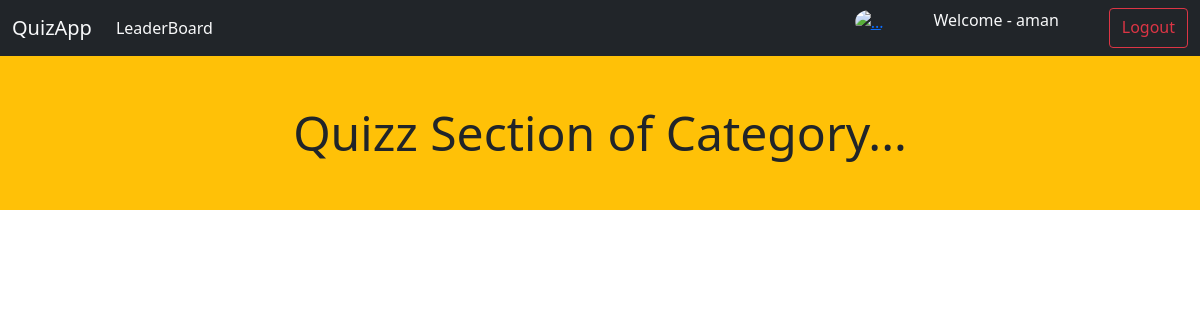
The app's page /quiz_user/showquiz/ (signed in), older data.
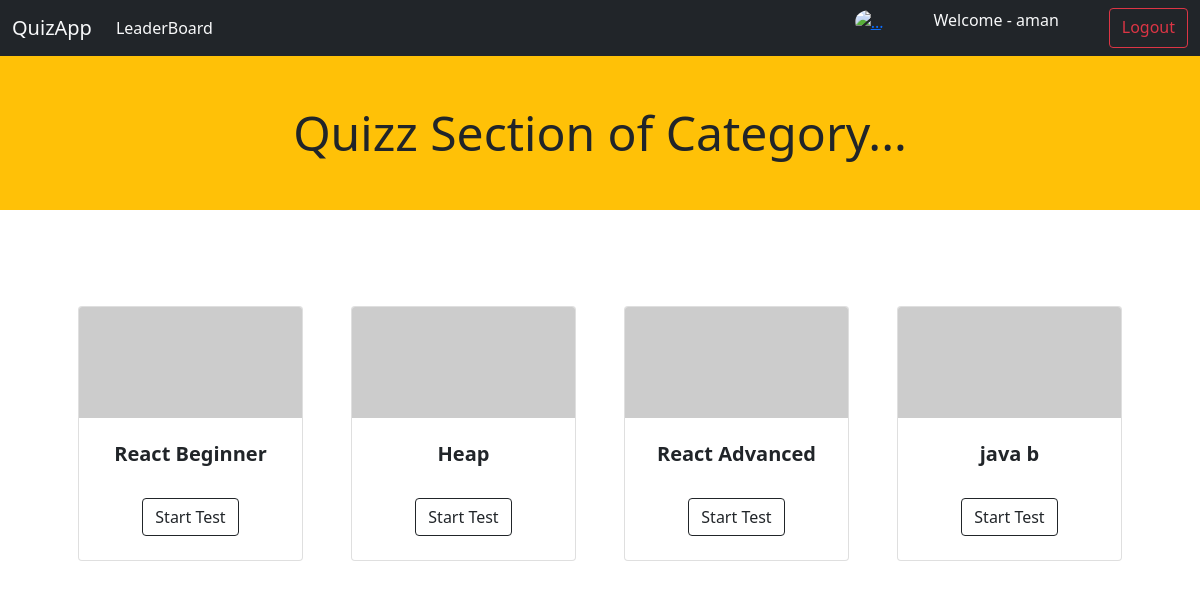
The same page, newer data.
### quiz_admin/models.py (models this page shows)
class AddQuiz(models.Model):
    quizId = models.CharField(max_length=200, null=False, primary_key=True)
    subject_name = models.CharField(max_length=300, null=True)
    instructor_name = models.CharField(max_length=300, null=True)
    category = models.CharField(max_length=300, null=True)
    quiz_time = models.IntegerField(null=True)
    date = models.DateField()
    def __str__(self):
        return self.subject_name + "_" + self.quizId

### quiz_user/views.py (the view)
# urls.py: path('showquiz/', views.showAllQuiz, name="showAllQuiz"),
def showAllQuiz(request):
    data = AddQuiz.objects.all()
    print(data)
    if (request.user.is_authenticated):
        context = {
        "data" : data,
        "user" : request.user
    }
        return render(request, 'quiz_user/showAllQuiz.html',context)
    else:
        return redirect('home')

### templates/quiz_user/showAllQuiz.html (shortened to what this page needs)
<!DOCTYPE html>
<html lang="en">
<head>
    <link href="https://cdn.jsdelivr.net/npm/bootstrap@5.0.2/dist/css/bootstrap.min.css" rel="stylesheet"
>
</head>
<body>
  {% if user.is_authenticated %}
  <nav class="navbar navbar-expand-lg navbar-light bg-dark">
    <div class="container-fluid">
      <a class="navbar-brand text-light " href="/">QuizApp</a>
      <div class="collapse navbar-collapse" id="navbarSupportedContent">
        <ul class="navbar-nav me-auto mb-2 mb-lg-0">
          <li class="nav-item">
            <a class="nav-link active text-light" aria-current="page" href="/quiz_user/leaderboard/">LeaderBoard</a>
          </li>
        </ul>
        <form class="d-flex">
          <a href="/quiz_user/profile" data-toggle="tooltip" title="user profile"><img src="https://github.githubassets.com/images/modules/logos_page/Octocat.png" width="40vw" height="40vh" class="rounded-circle" alt="..."></a>
          <p>&nbsp;&nbsp;&nbsp;&nbsp;&nbsp;&nbsp;&nbsp;&nbsp;&nbsp;&nbsp;&nbsp;&nbsp;</p>
          <p class="user_name_id text-light">Welcome - {{user}}</p>
          <p>&nbsp;&nbsp;&nbsp;&nbsp;&nbsp;&nbsp;&nbsp;&nbsp;&nbsp;&nbsp;&nbsp;&nbsp;</p>
          <a class="btn btn-outline-danger my-2 my-sm-0" class="btn btn-outline-success" href="/quiz_user/logout">Logout</a>
        </form>
      </div>
    </div>
  </nav>
{% endif %}
      <div class="display-5 bg-warning p-5 text-center">
        Quizz Section of Category...
      </div>
      <section class="py-5">
        <div class="container px-4 px-lg-5 mt-5">
            <div class="row gx-4 gx-lg-5 row-cols-2 row-cols-md-3 row-cols-xl-4 justify-content-center">
              {% for post in data %}
                <div class="col mb-5">
                    <div class="card h-100">
                        <img class="card-img-top" src="https://picsum.photos/200/100" alt="{{post.category}} Category" />
                        <div class="card-body p-4">
                            <div class="text-center">
                                <h5 class="fw-bolder">{{post.subject_name}}</h5>
                            </div>
                        </div>
                        <div class="card-footer p-4 pt-0 border-top-0 bg-transparent">
                            <div class="text-center"><a class="btn btn-outline-dark mt-auto" href="/quiz_user/test_questions_page/{{post.subject_name}}/" >Start Test</a></div>
                        </div>
                    </div>
                </div>
                {% endfor %}
            </div>
        </div>
    </section>
</body>
</html>

Row changes from the older to the newer data that the page shows:
added AddQuiz: subject_name "React Beginner"
added AddQuiz: subject_name "Heap"
added AddQuiz: subject_name "React Advanced"
added AddQuiz: subject_name "java b"
